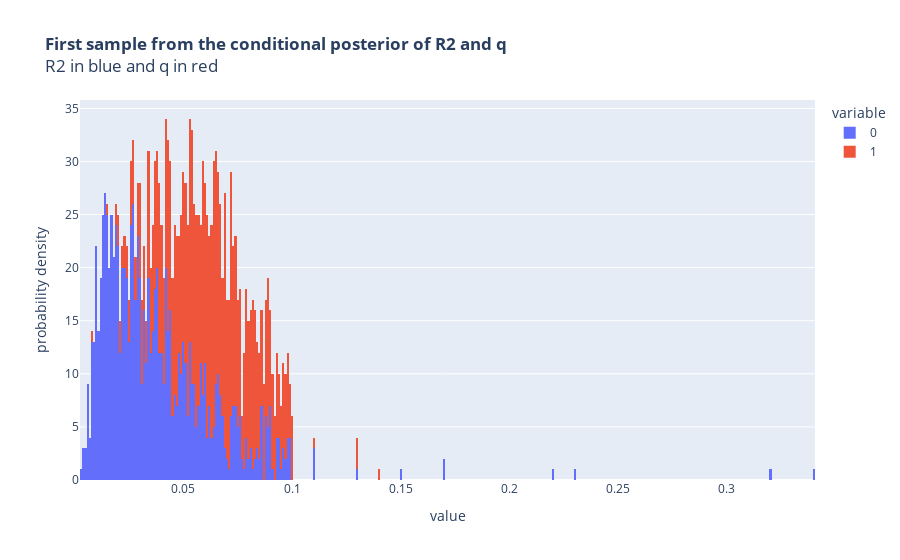
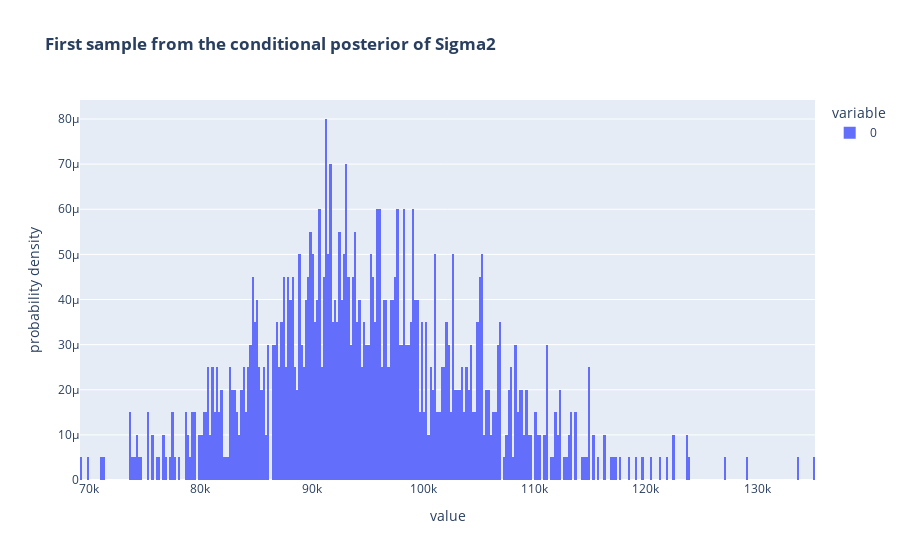
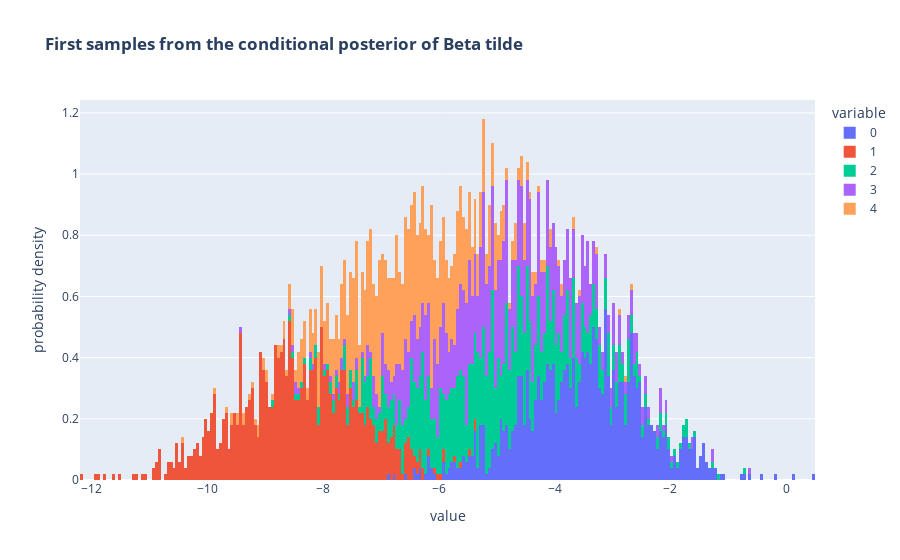

The notebook cell saved with these charts, in order:
### Markdown cell above
### Testing phase

We test all of our functions on only one dataset generated according to the hyperparameters specified. We only do 10 iterations of Gibbs sampler with a burn in period equal to 3. To sample $z$ posterior, we only choose one iteration.

### Code cell
%%time
warnings.filterwarnings("ignore")

# for reproductibility
seed = 0

# data dimensions
T=200
k=100
l=0

#Z : (k,1)
#Y : (T,1)
#U : (T,l)
#X : (T,k)

# data generations
# for X:
rho=0.75

# for Beta : number of non null
s=5 #in [5,10,100]

# for sigma2 :ratio between explained and total variance 
Ry=0.02 #in [0.02, 0.25, 0.5]

# for q prior
a=1
b=1

# for R2 prior
A=1
B=1

# for Gibbs sampler of z posterior
n_iter_zi=1

# for Gibbs sampler of join posterior
n_iter=10
burn_in_period=3

np.random.seed(seed=seed)

dct = init_parameters(T=T,k=k,l=l,rho=rho,s=s,Ry=Ry,a=a,b=b,A=A,B=B, standardized_X=True)  #Initialising the model with standardized X
data0 = vectorize_data(dct=dct,T=T,k=k,l=l,a=a,b=b,A=A,B=B) #Model vectorization
grid=get_R2_q_grid() #Discrete support of (R^2,q)
print("Posterior density of (R^2, q) in one point \n")
print(get_R2_q_densities(data0, grid)[0]) #Join posterior density function of (R^2, q)

print("Marginal posterior density in one point \n")
print(get_q_density(data0, grid)[0]) #Marginal posterior density function of (R^2, q)

plot_hist(sample_R2_q_post(grid,data0, 1000), #Samples of (R^2, q) posteriors
          f"<b>First sample from the conditional posterior of R2 and q</b> <br>R2 in blue and q in red"
         )

print("Posterior density of zi in one point \n")
print(zi_densities(0,data0)[0]) #Posterior density of z_i

print("Sample of z prior \n")
print(data0[2,:])

print("Sample of z posterior in one point \n")
print(gibbs_z(data0, 1)[2,:]) #Sample of z posterior

plot_hist(sample_sigma2_post(data0, 1000),  #Samples of sigma^2 posteriors
          f"<b>First sample from the conditional posterior of Sigma2</b>"
         )

plot_hist(sample_beta_tilde_post(data0, 1000),  #Samples of beta_tilde posterios
          f"<b>First samples from the conditional posterior of Beta tilde</b>"
         )

print("Samples of q posterios \n")
list_q_posteriors_10_iters=get_q_from_gibbs(data=data0, burn_in_period=burn_in_period, n_iter=n_iter, n_iter_zi=1)
print(list_q_posteriors_10_iters)
if len(list_q_posteriors_10_iters)==n_iter-burn_in_period:
    print("Burn in period is well implemented")

### Figure 1 — Plotly figure (JSON) as saved in the notebook; plotly's stock layout.template omitted (floating-point values rounded to 4 significant figures; data arrays with more than 128 entries replaced by an {"elided": "..."} marker saying what was removed)
{"data": [{"alignmentgroup": "True", "bingroup": "x", "histnorm": "probability density", "hovertemplate": "variable=0<br>value=%{x}<br>probability density=%{y}<extra></extra>", "legendgroup": "0", "marker": {"color": "#636efa", "pattern": {"shape": ""}}, "name": "0", "nbinsx": 400, "offsetgroup": "0", "orientation": "v", "showlegend": true, "type": "histogram", "x": {"elided": "1000 float values"}, "xaxis": "x", "yaxis": "y"}, {"alignmentgroup": "True", "bingroup": "x", "histnorm": "probability density", "hovertemplate": "variable=1<br>value=%{x}<br>probability density=%{y}<extra></extra>", "legendgroup": "1", "marker": {"color": "#EF553B", "pattern": {"shape": ""}}, "name": "1", "nbinsx": 400, "offsetgroup": "1", "orientation": "v", "showlegend": true, "type": "histogram", "x": {"elided": "1000 float values"}, "xaxis": "x", "yaxis": "y"}], "layout": {"barmode": "relative", "legend": {"title": {"text": "variable"}, "tracegroupgap": 0}, "title": {"text": "<b>First sample from the conditional posterior of R2 and q</b> <br>R2 in blue and q in red"}, "xaxis": {"anchor": "y", "domain": [0, 1], "title": {"text": "value"}}, "yaxis": {"anchor": "x", "domain": [0, 1], "title": {"text": "probability density"}}}}

### Figure 2 — Plotly figure (JSON) as saved in the notebook; plotly's stock layout.template omitted (floating-point values rounded to 4 significant figures; data arrays with more than 128 entries replaced by an {"elided": "..."} marker saying what was removed)
{"data": [{"alignmentgroup": "True", "bingroup": "x", "histnorm": "probability density", "hovertemplate": "variable=0<br>value=%{x}<br>probability density=%{y}<extra></extra>", "legendgroup": "0", "marker": {"color": "#636efa", "pattern": {"shape": ""}}, "name": "0", "nbinsx": 400, "offsetgroup": "0", "orientation": "v", "showlegend": true, "type": "histogram", "x": {"elided": "1000 float values"}, "xaxis": "x", "yaxis": "y"}], "layout": {"barmode": "relative", "legend": {"title": {"text": "variable"}, "tracegroupgap": 0}, "title": {"text": "<b>First sample from the conditional posterior of Sigma2</b>"}, "xaxis": {"anchor": "y", "domain": [0, 1], "title": {"text": "value"}}, "yaxis": {"anchor": "x", "domain": [0, 1], "title": {"text": "probability density"}}}}

### Figure 3 — Plotly figure (JSON) as saved in the notebook; plotly's stock layout.template omitted (floating-point values rounded to 4 significant figures; data arrays with more than 128 entries replaced by an {"elided": "..."} marker saying what was removed)
{"data": [{"alignmentgroup": "True", "bingroup": "x", "histnorm": "probability density", "hovertemplate": "variable=0<br>value=%{x}<br>probability density=%{y}<extra></extra>", "legendgroup": "0", "marker": {"color": "#636efa", "pattern": {"shape": ""}}, "name": "0", "nbinsx": 400, "offsetgroup": "0", "orientation": "v", "showlegend": true, "type": "histogram", "x": {"elided": "1000 float values"}, "xaxis": "x", "yaxis": "y"}, {"alignmentgroup": "True", "bingroup": "x", "histnorm": "probability density", "hovertemplate": "variable=1<br>value=%{x}<br>probability density=%{y}<extra></extra>", "legendgroup": "1", "marker": {"color": "#EF553B", "pattern": {"shape": ""}}, "name": "1", "nbinsx": 400, "offsetgroup": "1", "orientation": "v", "showlegend": true, "type": "histogram", "x": {"elided": "1000 float values"}, "xaxis": "x", "yaxis": "y"}, {"alignmentgroup": "True", "bingroup": "x", "histnorm": "probability density", "hovertemplate": "variable=2<br>value=%{x}<br>probability density=%{y}<extra></extra>", "legendgroup": "2", "marker": {"color": "#00cc96", "pattern": {"shape": ""}}, "name": "2", "nbinsx": 400, "offsetgroup": "2", "orientation": "v", "showlegend": true, "type": "histogram", "x": {"elided": "1000 float values"}, "xaxis": "x", "yaxis": "y"}, {"alignmentgroup": "True", "bingroup": "x", "histnorm": "probability density", "hovertemplate": "variable=3<br>value=%{x}<br>probability density=%{y}<extra></extra>", "legendgroup": "3", "marker": {"color": "#ab63fa", "pattern": {"shape": ""}}, "name": "3", "nbinsx": 400, "offsetgroup": "3", "orientation": "v", "showlegend": true, "type": "histogram", "x": {"elided": "1000 float values"}, "xaxis": "x", "yaxis": "y"}, {"alignmentgroup": "True", "bingroup": "x", "histnorm": "probability density", "hovertemplate": "variable=4<br>value=%{x}<br>probability density=%{y}<extra></extra>", "legendgroup": "4", "marker": {"color": "#FFA15A", "pattern": {"shape": ""}}, "name": "4", "nbinsx": 400, "offsetgroup": "4", "orientation": "v", "showlegend": true, "type": "histogram", "x": {"elided": "1000 float values"}, "xaxis": "x", "yaxis": "y"}], "layout": {"barmode": "relative", "legend": {"title": {"text": "variable"}, "tracegroupgap": 0}, "title": {"text": "<b>First samples from the conditional posterior of Beta tilde</b>"}, "xaxis": {"anchor": "y", "domain": [0, 1], "title": {"text": "value"}}, "yaxis": {"anchor": "x", "domain": [0, 1], "title": {"text": "probability density"}}}}
